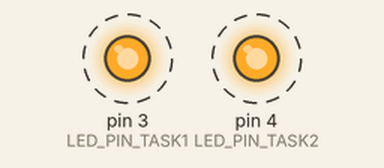
A sketch run on a simulated Arduino Uno, built with avr-gcc and run on an emulated ATmega328P. Shown: output pins drawn as LEDs (lit = HIGH). Dashed ring = blinking.

Above: at 0.12 s.
Timing chart, 0 to 3.0 s (numbered marks = the images above):
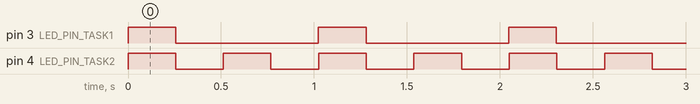

The sketch:

Week7-474-TCB.ino
```cpp
/**
 * @file Week7-474-TCB.ino
 * @author Sep Makhsous
 * @date February 12, 2024
 * @brief This program demonstrates a simple task scheduling system to control the flashing of two LEDs
 * WokWi Link: https://wokwi.com/projects/389600034291294209
 */


#define LED_PIN_TASK1 3 // Pin number for the first LED. Indicates the digital output connected to the first LED.
#define LED_PIN_TASK2 4 // Pin number for the second LED. Used to control the second LED.

// Task states definitions, representing the lifecycle of a task.
#define STATE_RUNNING 0 // Task is currently running.
#define STATE_READY 1 // Task is ready to run.
#define STATE_SLEEP 2 // Task is waiting for its sleep time to expire before it can run again.
#define STATE_DEAD 3 // Task has completed its function or has been terminated.

#define N_MAX_TASKS 5 // Maximum number of tasks that can be managed by the system.

int task_delays[] = {1000, 1000, 500, 500}; // Array defining delays for tasks in milliseconds. Adjust these values to change the blinking rate.

// Structure defining a Task Control Block (TCB), which holds information about each task.
typedef struct TCBstruct {
  int taskID; // Unique identifier for the task within the task list.
  char taskName[20]; // Descriptive name for the task. Useful for debugging and readability.
  int numCalls; // Counts how many times the task has been called. Useful for monitoring task activity.
  unsigned short int state; // Current state of the task (e.g., READY, SLEEP, DEAD).
  void (*functionptr)(); // Pointer to the function that the task needs to execute.
  unsigned int sleeptime; // Time in milliseconds the task needs to wait before next execution.
} task;

task tasklist[N_MAX_TASKS]; // Array to hold tasks. Acts as the Task Control Block (TCB) registry.
int deadlist[N_MAX_TASKS]; // Array to keep track of tasks that have been terminated.
int time_count; // Counter used to simulate time passing.
int quit_flag; // A flag indicating whether a task has requested to terminate itself.

void setup() {
  // Initializes digital pins connected to LEDs as outputs. Sets the initial state of LEDs to OFF for safety.
  pinMode(LED_PIN_TASK1, OUTPUT);
  digitalWrite(LED_PIN_TASK1, LOW);
  pinMode(LED_PIN_TASK2, OUTPUT);
  digitalWrite(LED_PIN_TASK2, LOW);

  time_count = 0; // Reset time counter.
  quit_flag = 0; // Ensure quit flag is reset at start.

  // Initialize the task list with tasks for toggling LEDs. Each task is assigned a function, initial state, and sleep time.
  // The pattern is to have one task for turning an LED on and another for turning it off, creating a blinking effect.
  initTask(0, "LED1_on", &task1_on, STATE_READY, 0);
  initTask(1, "LED1_off", &task1_off, STATE_SLEEP, 250); // LED2 blinks with a period of 500 ms (250 ms on, 250 ms off).
  initTask(2, "LED2_on", &task2_on, STATE_READY, 0);
  initTask(3, "LED2_off", &task2_off, STATE_SLEEP, 250); // LED2 blinks with a period of 500 ms (250 ms on, 250 ms off).
}

void loop() {
  // Main loop iterates over the tasklist, executing tasks based on their state and sleep time.
  for (int i = 0; tasklist[i].functionptr != NULL; i++) {
    // Check if task is ready and sleep time has elapsed.
    if (tasklist[i].state == STATE_READY && tasklist[i].sleeptime == 0) {
      tasklist[i].functionptr(); // Execute the task's function.
      tasklist[i].numCalls++; // Increment the call count for monitoring.
      tasklist[i].state = STATE_SLEEP; // Set task to sleep state.
      tasklist[i].sleeptime = task_delays[i % 4]; // Assign sleep time from the predefined delays array.
    } else if (tasklist[i].state == STATE_SLEEP) {
      // If task is sleeping, decrement its sleep time.
      tasklist[i].sleeptime--;
      if (tasklist[i].sleeptime <= 0) {
        // Once sleep time is up, set task state to ready for next execution.
        tasklist[i].state = STATE_READY;
      }
    }
    // Handle task self-termination logic.
    if (quit_flag != 0) {
      tasklist[i].state = STATE_DEAD;
      deadlist[i] = tasklist[i].taskID;
      quit_flag = 0; // Reset quit flag after handling.
    }
  }
  increment(); // Increment the simulated time counter.
}

// Increment function simulates time passing.
void increment() {
  delay(1); // Simulates a 1 ms time step.
  if (time_count < 30000) { // Simulate for a specific duration (30 seconds in this example).
    time_count++;
  } else {
    time_count = 0; // Reset time counter to loop the simulation.
  }
}

// Task functions to control LEDs.
void task1_on() { digitalWrite(LED_PIN_TASK1, HIGH); }
void task1_off() { digitalWrite(LED_PIN_TASK1, LOW); }
void task2_on() { digitalWrite(LED_PIN_TASK2, HIGH); }
void task2_off() { digitalWrite(LED_PIN_TASK2, LOW); }

// Utility function to initialize tasks.
void initTask(int id, const char* name, void (*func)(), unsigned short int initialState, unsigned int initialSleep) {
  tasklist[id].taskID = id;
  strncpy(tasklist[id].taskName, name, sizeof(tasklist[id].taskName) - 1); // Ensure name is null-terminated.
  tasklist[id].functionptr = func;
  tasklist[id].state = initialState;
  tasklist[id].sleeptime = initialSleep;
  tasklist[id].numCalls = 0;
}

// Function to terminate a task from within itself.
void task_self_quit() {
  quit_flag = 1; // Set quit flag to indicate a task wishes to terminate.
}

// Function to restart a terminated task.
void task_start(int taskID) {
  if (deadlist[taskID] != -1) { // Check if task is in the deadlist.
    deadlist[taskID] = -1; // Remove task from deadlist.
    initTask(taskID, tasklist[taskID].taskName, tasklist[taskID].functionptr, STATE_READY, 0); // Reinitialize the task.
  }
}
```

Measured:
- by itself, pin 3 (LED_PIN_TASK1): alternates HIGH for 0.26 s and LOW for 0.77 s
- by itself, pin 4 (LED_PIN_TASK2): alternates HIGH for 0.26 s and LOW for 0.26 s
